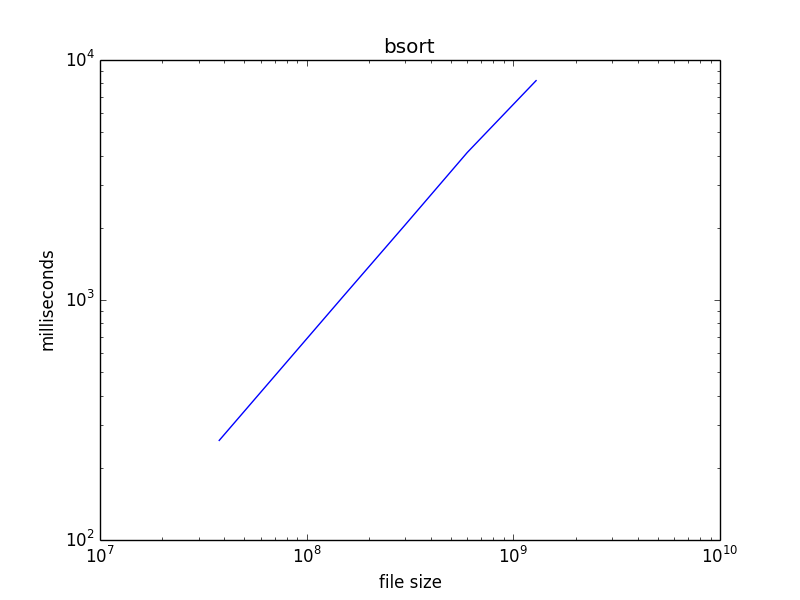

Write the Python code that produced this figure.
import matplotlib
from pylab import *
  

MB = 1024 * 1024
GB = 1024 * MB

figure(1)
title('bsort')
x = [36*MB, 72*MB, 143*MB, 286*MB, 571*MB, 1.2*GB]
y = [262, 254, 263, 535, 516, 508, 1021, 1049, 1030, 2074, 2042, 2057, 4067, 4140, 4151, 8175, 8206, 8231]
z = [260, 520, 1033, 2058, 4119, 8204] 
loglog(x, z)
xlabel('file size')
ylabel('milliseconds')
savefig('graph_bsort.png')
